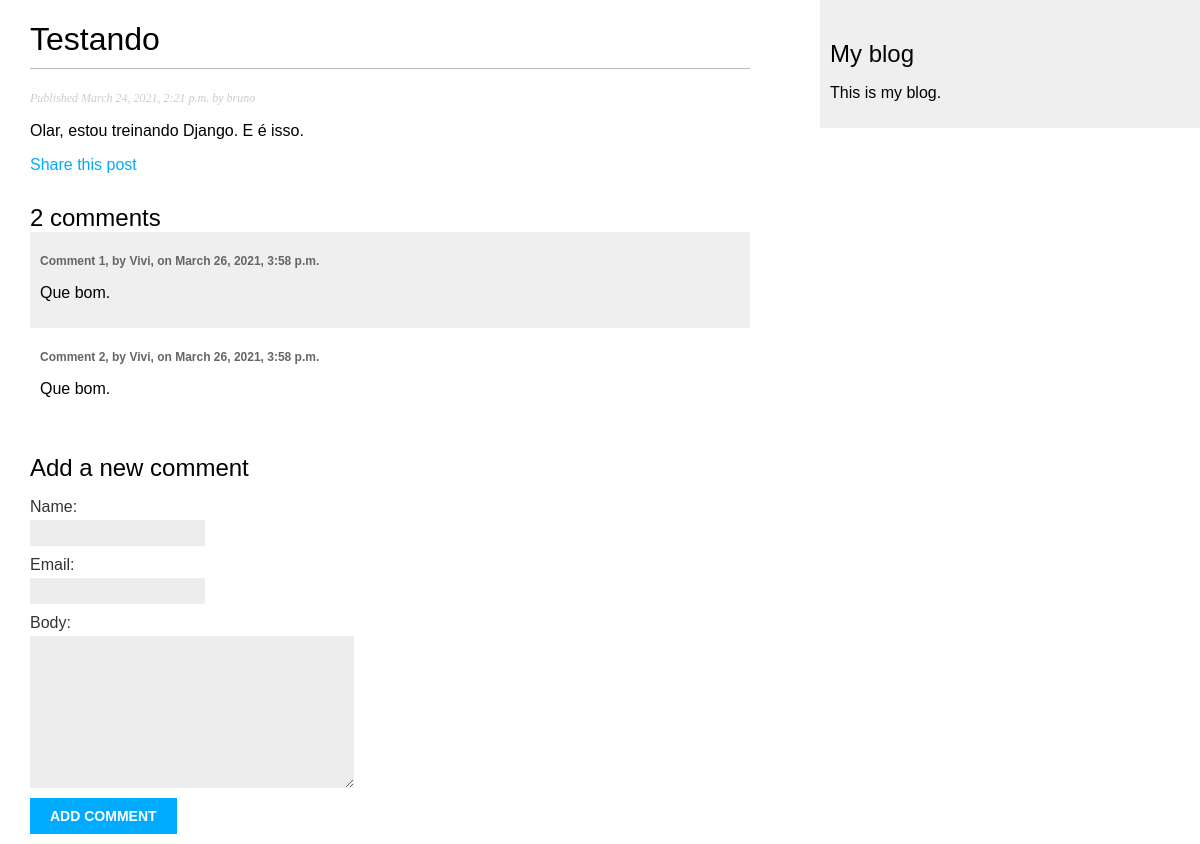
The app's page /blog/2021/3/24/oi/ with its own data.
### blog/models.py (models this page shows, shortened)
class Post(models.Model):
    STATUS_CHOICES = (
        ('draft', 'Draft'),
        ('published', 'Published'),
    )
    title = models.CharField(max_length=250)
    slug = models.SlugField(max_length=250, unique_for_date='publish')
    author = models.ForeignKey(User, on_delete=models.CASCADE, related_name='blog_posts')
    body = models.TextField()
    publish = models.DateTimeField(default=timezone.now)
    created = models.DateTimeField(auto_now_add=True)
    updated = models.DateTimeField(auto_now=True)
    status = models.CharField(max_length=10, choices=STATUS_CHOICES, default='draft')
    objects = models.Manager()
    published = PublishedManager()
    class Meta:
        ordering = ('-publish', )

class Comment(models.Model):
    post = models.ForeignKey(Post,
                            on_delete = models.CASCADE,
                            related_name='comments')
    name = models.CharField(max_length=80)
    email = models.EmailField()
    body = models.TextField()
    created = models.DateTimeField(auto_now_add=True)
    updated = models.DateTimeField(auto_now=True)
    active = models.BooleanField(default=True)
    class Meta:
        ordering = ('created',)

### blog/views.py (the view)
def post_detail(request, year, month, day, post):
    post = get_object_or_404(Post, slug=post,
                                status='published',
                                publish__year=year,
                                publish__month=month,
                                publish__day=day)
    comments = post.comments.filter(active=True)
    new_comment = None
    if request.method == 'POST':
        comment_form = CommentForm(data=request.POST)
        if comment_form.is_valid():
            new_comment = comment_form.save(commit=False)
            new_comment.post = post
            new_comment.save()
    else:
        comment_form = CommentForm()
    return render(request,
                'blog/post/detail.html',
                {'post': post,
                'comments': comments,
                'new_comment': new_comment,
                'comment_form': comment_form})

### blog/forms.py
class CommentForm(forms.ModelForm):
    class Meta:
        model = Comment
        fields = ('name', 'email', 'body')

### blog/templates/blog/post/detail.html (shortened to what this page needs)
{% extends "blog/base.html" %}
{% block content %}
    <h1>{{ post.title }}</h1>
    <p class="date">
        Published {{ post.publish }} by {{ post.author }}
    </p>
    {{ post.body|linebreaks }}
    <p>
        <a href="{% url "blog:post_share" post.id %}">
            Share this post
        </a>
    </p>
    {% with comments.count as total_comments %}
        <h2>
            {{ total_comments }} comment{{ total_comments|pluralize }}
        </h2>
    {% endwith %}
    {% for comment in comments %}
        <div class="comment">
            <p class="info">
                Comment {{ forloop.counter }}, by {{ comment.name }}, on
                {{ comment.created }}
            </p>
            {{ comment.body|linebreaks }}
        </div>
    {% empty %}
        <p>There are no comments yet.</p>
    {% endfor %}
    {% if new_comment %}
        <h2>Your comment has been added.</h2>
    {% else %}
        <h2>Add a new comment</h2>
        <form method="post">
            {{ comment_form.as_p }}
            <p><input type="submit" value="Add comment"></p>
        </form>
    {% endif %}
{% endblock %}

### blog/static/css/blog.css (style rules this page uses)
body { margin:0; padding:0; font-family:helvetica, sans-serif; }
a { color:#00abff; text-decoration:none; }
h1 { font-weight:normal; border-bottom:1px solid #bbb; padding:0 0 10px 0; }
h2 { font-weight:normal; margin:30px 0 0; }
p.date { color:#ccc; font-family: georgia, serif; font-size: 12px; font-style: italic; }
label { float:left; clear:both; color:#333; margin-bottom:4px; }
input, textarea { clear:both; float:left; margin:0 0 10px; background:#ededed; border:0; padding:6px 10px; font-size:12px; }
input[type=submit] { font-weight:bold; background:#00abff; color:#fff; padding:10px 20px; font-size:14px; text-transform:uppercase; }
.comment { padding:10px; }
.comment:nth-child(even) { background:#efefef; }
.comment .info { font-weight:bold; font-size:12px; color:#666; }

### records on screen
Post: title "Testando", publish "March 24, 2021, 2:21 p.m.", author "bruno", body "Olar, estou treinando Django. E é isso."
Comment: name "Vivi", created "March 26, 2021, 3:58 p.m.", body "Que bom."
Comment: name "Vivi", created "March 26, 2021, 3:58 p.m.", body "Que bom."

### other values on screen
{{ total_comments }} "2"
